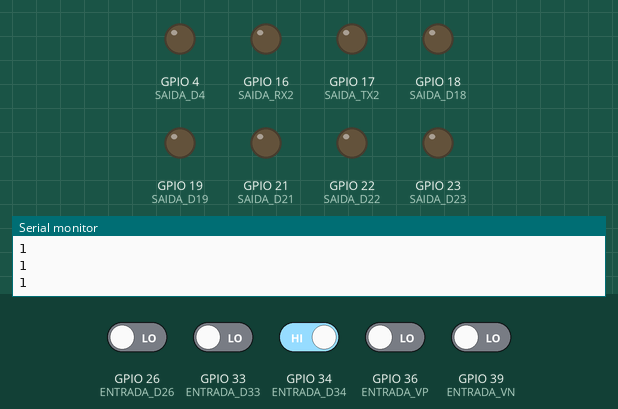
Recording of a program running on a simulated ESP32. Shown: output pins drawn as LEDs (lit = HIGH), the last lines printed to the serial monitor. The test bench sets the inputs (shaded band); at power-on: GPIO 34 (ENTRADA_D34) HIGH, GPIO 26 (ENTRADA_D26), GPIO 33 (ENTRADA_D33), GPIO 36 (ENTRADA_VP), GPIO 39 (ENTRADA_VN) LOW.

Above: at 1.2 s.
1.3 s: GPIO 36 (ENTRADA_VP) driven HIGH
At 2.4 s:
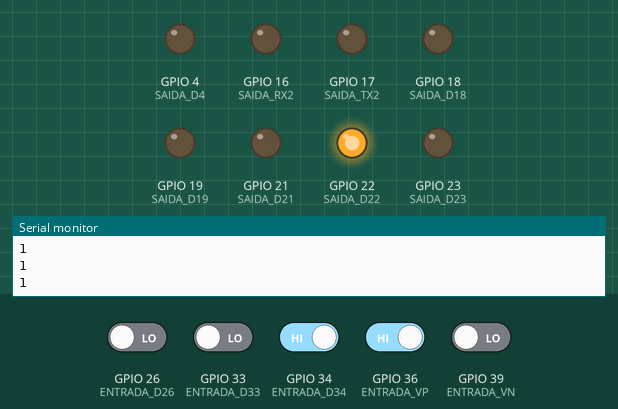
2.8 s: GPIO 33 (ENTRADA_D33) driven HIGH
At 3.5 s:
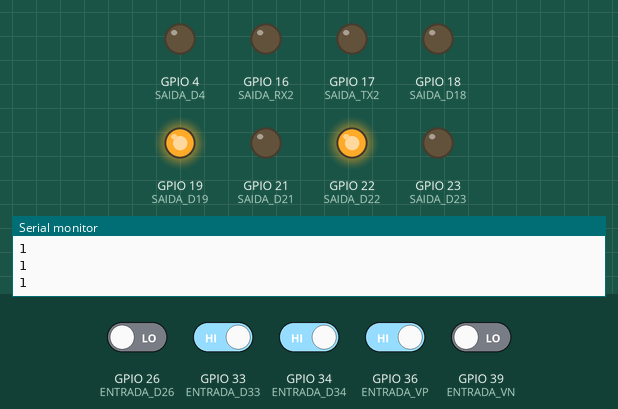
5.8 s: GPIO 33 (ENTRADA_D33) driven LOW and GPIO 39 (ENTRADA_VN) driven HIGH
8.8 s: GPIO 34 (ENTRADA_D34) driven LOW
At 11.0 s:
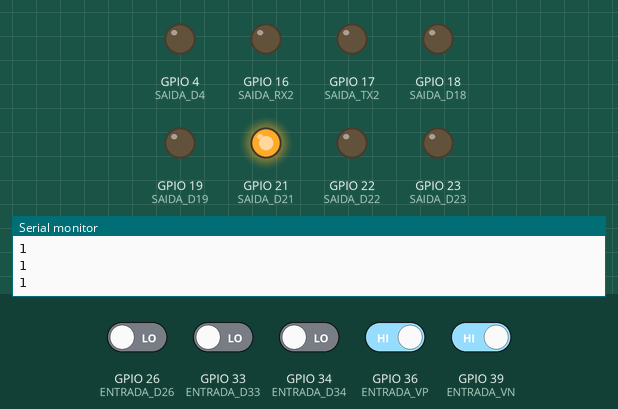
11.3 s: GPIO 33 (ENTRADA_D33) driven HIGH
At 12.8 s:
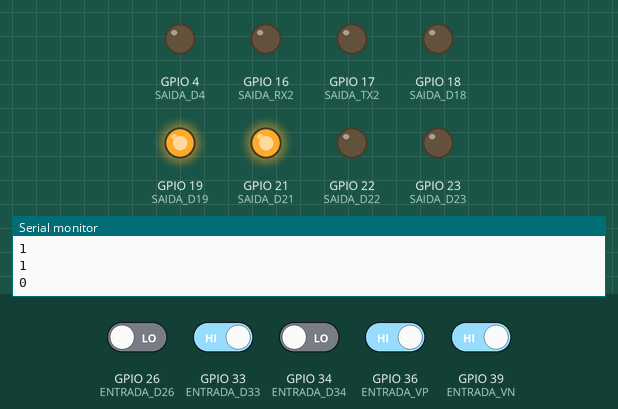
13.3 s: GPIO 39 (ENTRADA_VN) driven LOW
At 16.6 s:
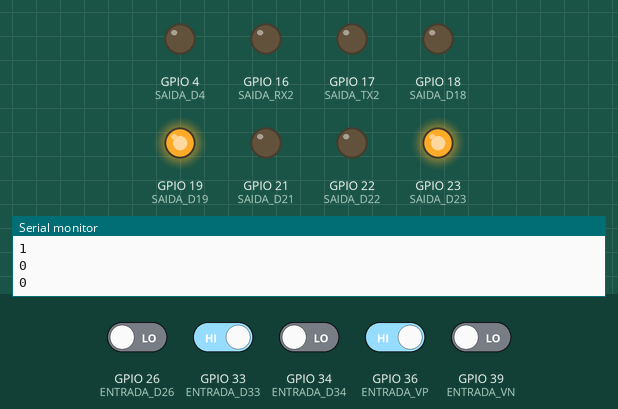
Timing chart, 0 to 18.8 s (numbered marks = the images above; inputs shaded):
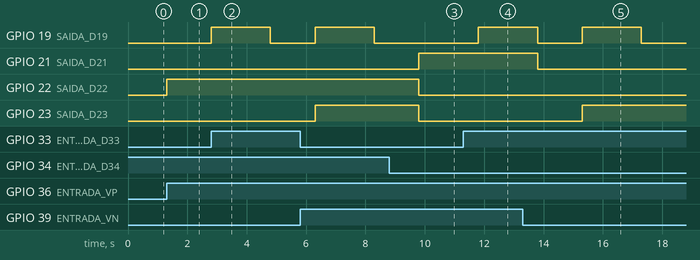

Measured:
- after the input at 1.3 s, GPIO 22 (SAIDA_D22): LOW → HIGH at once
- after the input at 2.8 s, GPIO 19 (SAIDA_D19): LOW → HIGH at once, → LOW 2.0 s later
- after the input at 8.8 s, GPIO 22 (SAIDA_D22), GPIO 23 (SAIDA_D23): HIGH → LOW after 1.0 s
- after the input at 11.3 s, GPIO 19 (SAIDA_D19): LOW → HIGH after 0.50 s
- after the input at 13.3 s, GPIO 19 (SAIDA_D19): HIGH → LOW after 0.50 s, → HIGH 1.5 s later, → LOW 2.0 s later; GPIO 21 (SAIDA_D21): HIGH → LOW after 0.50 s; GPIO 23 (SAIDA_D23): LOW → HIGH after 2.0 s

The program:

main.cpp
```cpp
#include <Arduino.h>
// Entradas (nomes e GPIOs)
#define ENTRADA_VP 36  // ED0 -    SENSOR DE INICIO
#define ENTRADA_VN 39  // ED1 -    SENSOR METALICO
#define ENTRADA_D34 34 // ED2 -   SENSOR FINAL
#define ENTRADA_D32 32 // ED3 -
#define ENTRADA_D33 33 // ED4 -   OPTICO2
#define ENTRADA_D25 25 // ED6 -   MAGAZINE AVAMÇADO
#define ENTRADA_D26 26 // ED5 -
#define ENTRADA_D27 27 // ED7 -

// Saídas correspondentes
#define SAIDA_D23 23 // SD0 -     TRAVA/PINO
#define SAIDA_D22 22 // SD1 -     ESTEIRA
#define SAIDA_D21 21 // SD2 -     SEPARADOR
#define SAIDA_D19 19 // SD3 -     MAGAZINE ERRAD
#define SAIDA_D18 18 // SD4 -     MEDIDOR
#define SAIDA_TX2 17 // SD5 -
#define SAIDA_RX2 16 // SD6 -
#define SAIDA_D4 4   // SD7 -

// Definição dos estados
enum Estado
{
    ESTADO_1,
    ESTADO_2,
    ESTADO_3,
    ESTADO_4,
    ESTADO_5,
    ESTADO_6,
    ESTADO_7,
    ESTADO_8,
    ESTADO_9,
    ESTADO_10,
};

Estado estadoAtual = ESTADO_1;

void setup()
{
    Serial.begin(9600);
    // Configurar entradas
    pinMode(ENTRADA_VP, INPUT);
    pinMode(ENTRADA_VN, INPUT);
    pinMode(ENTRADA_D34, INPUT);
    pinMode(ENTRADA_D32, INPUT);
    pinMode(ENTRADA_D33, INPUT);
    pinMode(ENTRADA_D25, INPUT);
    pinMode(ENTRADA_D26, INPUT);
    pinMode(ENTRADA_D27, INPUT);

    // Configurar saídas
    pinMode(SAIDA_D23, OUTPUT);
    pinMode(SAIDA_D22, OUTPUT);
    pinMode(SAIDA_D21, OUTPUT);
    pinMode(SAIDA_D19, OUTPUT);
    pinMode(SAIDA_D18, OUTPUT);
    pinMode(SAIDA_TX2, OUTPUT);
    pinMode(SAIDA_RX2, OUTPUT);
    pinMode(SAIDA_D4, OUTPUT);

    // Pull-Down das entradas digitais
    digitalWrite(ENTRADA_VP, LOW);
    digitalWrite(ENTRADA_VN, LOW);
    digitalWrite(ENTRADA_D34, LOW);
    digitalWrite(ENTRADA_D32, LOW);
    digitalWrite(ENTRADA_D33, LOW);
    digitalWrite(ENTRADA_D25, LOW);
    digitalWrite(ENTRADA_D26, LOW);
    digitalWrite(ENTRADA_D27, LOW);

    // Reset das Saídas
    digitalWrite(SAIDA_D23, LOW);
    digitalWrite(SAIDA_D22, LOW);
    digitalWrite(SAIDA_D21, LOW);
    digitalWrite(SAIDA_D19, LOW);
    digitalWrite(SAIDA_D18, LOW);
    digitalWrite(SAIDA_TX2, LOW);
    digitalWrite(SAIDA_RX2, LOW);
    digitalWrite(SAIDA_D4, LOW);
}

void loop()
{
    if (digitalRead(ENTRADA_VN) == HIGH) // aciona o sensor metalico, ativando o separador
    {
        digitalWrite(SAIDA_D21, HIGH);
        estadoAtual = ESTADO_3;
    }
    else
    {
        digitalWrite(SAIDA_D21, LOW);
    }
    if (digitalRead(ENTRADA_VN) == HIGH)
    {
        digitalWrite(SAIDA_D21, HIGH);
        delay(2000);
    }
    else
    {
        digitalWrite(SAIDA_D21, LOW);
    }

    Serial.println(digitalRead(ENTRADA_D34));
    switch (estadoAtual)
    {
    case ESTADO_1:
        if (digitalRead(ENTRADA_VP) == HIGH) // aciona a esteira, como o sensor inicial
        {
            digitalWrite(SAIDA_D22, HIGH);
            estadoAtual = ESTADO_2;
        }
        break;
    case ESTADO_2:
        if (digitalRead(ENTRADA_VN) == HIGH) // aciona o sensor metalico, ativando o separador
        {
            digitalWrite(SAIDA_D21, HIGH);
            estadoAtual = ESTADO_3;
        }

    case ESTADO_3:
        if (digitalRead(ENTRADA_D33) == HIGH) // aciona o sensor optico
        {
            digitalWrite(SAIDA_D19, HIGH); // liga o magazine
            delay(2000);
            estadoAtual = ESTADO_4;
        }
        break;

    case ESTADO_4:
        if (digitalRead(ENTRADA_D26) == LOW) // aciona o sensor optico
        {
            digitalWrite(SAIDA_D19, LOW); // liga o magazine
            delay(1500);
            digitalWrite(SAIDA_D23, HIGH); // trava
            digitalWrite(SAIDA_D19, HIGH); // liga o magazine
            delay(2000);
            digitalWrite(SAIDA_D19, LOW); // liga o magazine
            delay(1500);
            estadoAtual = ESTADO_5;
        }
    case ESTADO_5:
        if (digitalRead(ENTRADA_D34) == LOW)
        {
            digitalWrite(SAIDA_D21, LOW);
            digitalWrite(SAIDA_D22, LOW);
            digitalWrite(SAIDA_D23, LOW); // trava
            estadoAtual = ESTADO_1;
        }
        break;
    }
}
```
